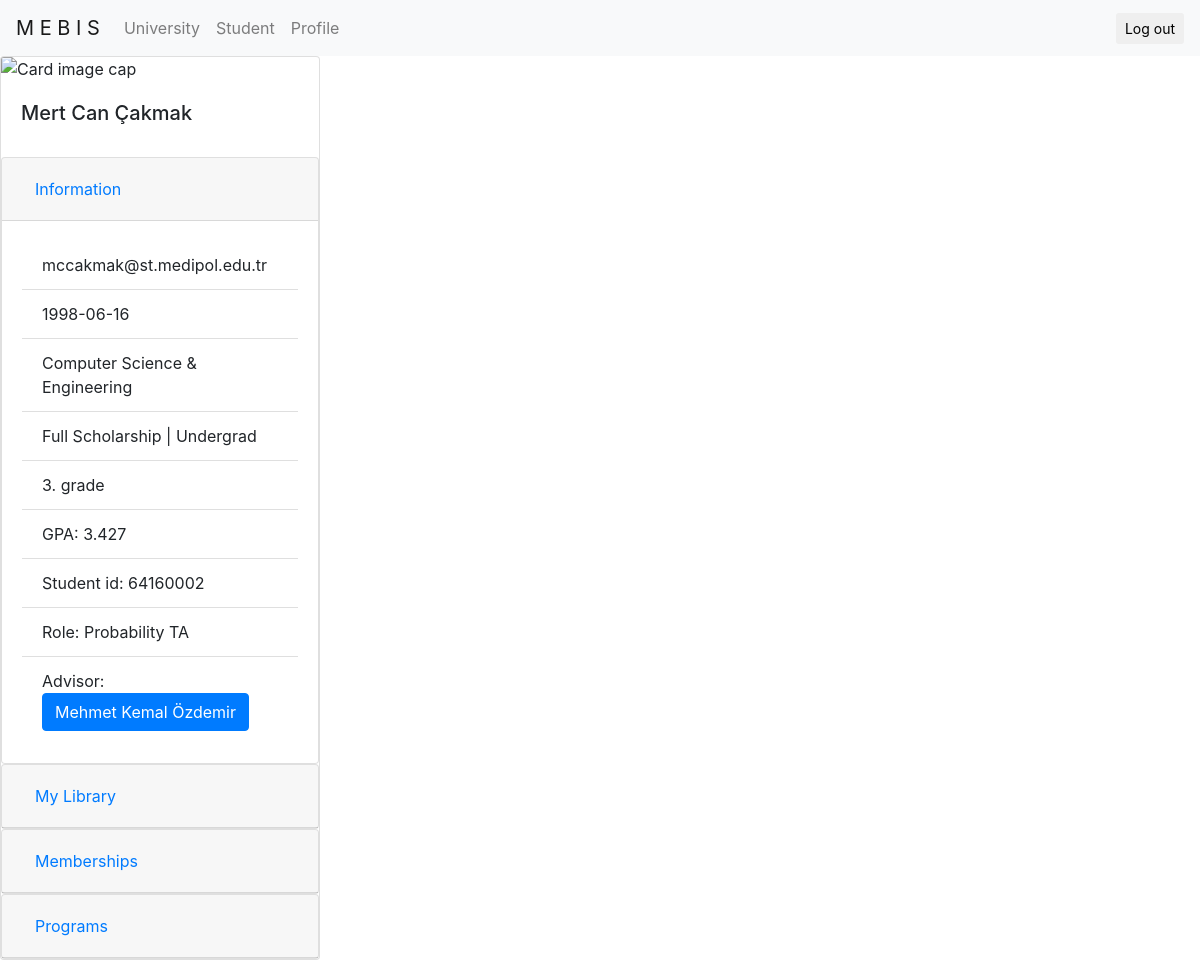
Page /Front-end/profile.php (signed in) on the committed database.
### tables this page shows
CREATE TABLE `student` (
  `student_id` int(255) NOT NULL,
  `name` varchar(255) NOT NULL,
  `birthdate` date NOT NULL,
  `course_code` varchar(255) NOT NULL,
  `advisor_name` varchar(255) NOT NULL,
  `degree` varchar(255) NOT NULL,
  `scholarship` varchar(255) NOT NULL,
  `grade` int(255) NOT NULL,
  `emp_type` varchar(255) NOT NULL,
  `department` varchar(255) NOT NULL,
  `email` varchar(255) NOT NULL
);

### Front-end/profile.php (the view, shortened to what this page needs)
<?php include('server.php') ?>
<!DOCTYPE html>
<html lang="en">
    <head>
        <link rel="stylesheet" href="https://maxcdn.bootstrapcdn.com/bootstrap/4.0.0/css/bootstrap.min.css">
    </head>
<body>
    <nav class="navbar navbar-expand-lg navbar-light bg-light">
        <a class="navbar-brand" href="student_index.php">M E B I S</a>
        <div class="collapse navbar-collapse" id="navbarText">
          <ul class="navbar-nav mr-auto">
            <li class="nav-item">
              <a class="nav-link" href="university.php">University</a>
            </li>
            <li class="nav-item">
              <a class="nav-link" href="student.php">Student</a>
            </li>
            <li class="nav-item">
              <a class="nav-link" href="profile.php">Profile</a>
            </li>
          </ul>
        </div>
        <form method="post" action="login.php" class="form-inline">
            <button type="submit" name="log_out" class="btn btn-default btn-sm">
          <span class="glyphicon glyphicon-log-out"></span> Log out</button>
        </form>
      </nav>
      <div class="card" style="width: 20rem;">
        <img class="card-img-top" src="http://leblebiakademi.com/wp-content/uploads/2018/08/student-3500990_1920-e1533751134585-300x169.jpg" alt="Card image cap">
        <div class="card-body">
            <?php
            $cur_email = $_SESSION['email'];
            $query = "SELECT * FROM student WHERE email = '$cur_email'";
            $results = mysqli_query($db, $query);
            $student = mysqli_fetch_array($results); ?>
            <h5 class="card-title"><?php echo $student['name']; ?></h5>
        </div>
          <div id="accordion">
            <div class="card">
              <div class="card-header" id="headingOne">
                <h5 class="mb-0">
                  <button class="btn btn-link" data-toggle="collapse" data-target="#collapseOne" aria-expanded="true" aria-controls="collapseOne">
                    Information
                  </button>
                </h5>
              </div>
              <div id="collapseOne" class="collapse show" aria-labelledby="headingOne" data-parent="#accordion">
                <div class="card-body">
                  <ul class="list-group list-group-flush">
                    <li class="list-group-item"><?php echo $student['email']; ?></li>
                    <li class="list-group-item"><?php echo $student['birthdate']; ?></li>
                    <li class="list-group-item"><?php echo $student['department']; ?></li>
                    <li class="list-group-item"><?php echo $student['scholarship']; echo " | "; echo $student['degree'];?></li>
                    <li class="list-group-item"><?php echo $student['grade']; echo ". grade" ?></li>
                    <li class="list-group-item">
                    <?php
                      $st_id = $student['student_id'];
                      $query = "SELECT * FROM student_past_courses WHERE student_id = '$st_id'";
                      $results = mysqli_query($db, $query);
                      $total_grade = 0;
                      $total_course = 0;
                      while($row = mysqli_fetch_array($results))
                      {
                        $total_grade = $total_grade + $row['final_grade'];
                        $total_course = $total_course + 1;
                      }
                        $mean = $total_grade/$total_course;
                        echo "GPA: "; echo round($mean/25,3);
                      ?>
                      </li>
                    <li class="list-group-item"><?php echo "Student id: "; echo $student['student_id']; ?></li>
                    <li class="list-group-item"><?php echo "Role: "; echo $student['emp_type']; ?></li>
                    <li class="list-group-item">Advisor:
                        <button type="button" class="btn btn-primary" data-toggle="modal" data-target="#exampleModal">
                            <?php echo $student['advisor_name'];  ?>
                        </button>
                    </li>
                  </ul>
                </div>
              </div>
            </div>
            <div class="card">
              <div class="card-header" id="headingTwo">
                <h5 class="mb-0">
                  <button class="btn btn-link collapsed" data-toggle="collapse" data-target="#collapseTwo" aria-expanded="false" aria-controls="collapseTwo">
                    My Library
                  </button>
                </h5>
              </div>
            </div>
            <div class="card">
              <div class="card-header" id="headingThree">
                <h5 class="mb-0">
                  <button class="btn btn-link collapsed" data-toggle="collapse" data-target="#collapseThree" aria-expanded="false" aria-controls="collapseThree">
                    Memberships
                  </button>
                </h5>
              </div>
            </div>
            <div class="card">
                <div class="card-header" id="headingFour">
                  <h5 class="mb-0">
                    <button class="btn btn-link collapsed" data-toggle="collapse" data-target="#collapseFour" aria-expanded="false" aria-controls="collapseFour">
                      Programs
                    </button>
                  </h5>
                </div>
              </div>
          </div>
      </div>
</body>
</html>

### rows in the picture
student: name "Mert Can Çakmak", email "mccakmak@st.medipol.edu.tr", birthdate "1998-06-16", department "Computer Science & Engineering", scholarship "Full Scholarship", degree "Undergrad", grade "3", student_id "64160002", emp_type "Probability TA", advisor_name "Mehmet Kemal Özdemir"

### other values in the picture
$mean/25 "3.427"
